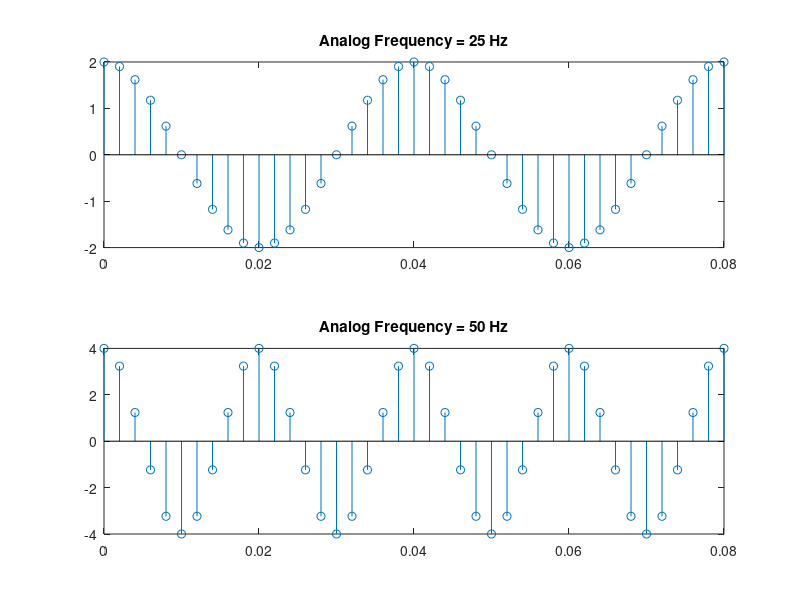

The MATLAB source for this figure:
f1=25;
f2=50;
n=0:1/(20*25):1/12.5;
x1=2*cos(2*pi*f1*n);
x2=4*cos(2*pi*f2*n);
subplot(2,1,1);
stem(n,x1);
title('Analog Frequency = 25 Hz')
subplot(2,1,2);
stem(n,x2);
title('Analog Frequency = 50 Hz')